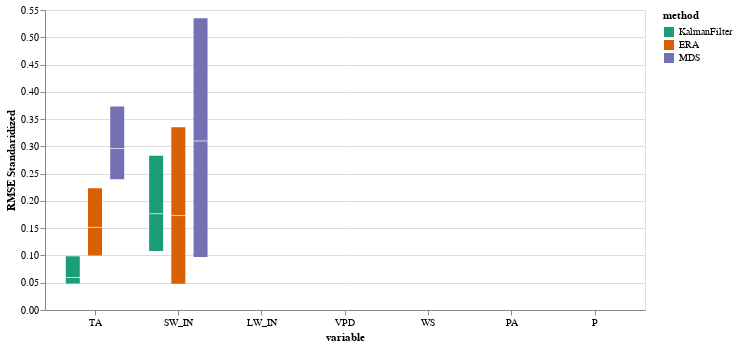

The cell this chart's notebook holds for it:
### Code cell
the_plot_stand3(data_results)

### Figure 1 — Vega-Lite specification as saved in the notebook (floating-point values rounded to 4 significant figures)
{"config": {"view": {"continuousWidth": 300, "continuousHeight": 300}}, "layer": [{"mark": {"type": "bar", "size": 14}, "encoding": {"color": {"field": "method", "scale": {"domain": ["KalmanFilter", "ERA", "MDS"], "scheme": "dark2"}, "type": "nominal"}, "x": {"axis": {"labelAngle": 0}, "field": "var", "scale": {"domain": ["TA", "SW_IN", "LW_IN", "VPD", "WS", "PA", "P"]}, "title": "variable", "type": "nominal"}, "xOffset": {"field": "method", "sort": ["KalmanFilter", "ERA", "MDS"], "type": "ordinal"}, "y": {"field": "q1", "title": "RMSE Standaridized", "type": "quantitative"}, "y2": {"field": "q3", "title": "RMSE Standaridized"}}}, {"mark": {"type": "tick", "color": "white", "size": 14}, "encoding": {"x": {"axis": {"labelAngle": 0}, "field": "var", "scale": {"domain": ["TA", "SW_IN", "LW_IN", "VPD", "WS", "PA", "P"]}, "title": "variable", "type": "nominal"}, "xOffset": {"field": "method", "sort": ["KalmanFilter", "ERA", "MDS"], "type": "ordinal"}, "y": {"field": "median", "type": "quantitative"}}}], "data": {"name": "data-77f041cfce2ca70f6f0ce9870ce8557a"}, "width": 600, "$schema": "https://vega.github.io/schema/vega-lite/v5.2.0.json", "datasets": {"data-77f041cfce2ca70f6f0ce9870ce8557a": [{"var": "TA", "method": "KalmanFilter", "median": 0.05955, "q1": 0.0485, "q3": 0.09847}, {"var": "TA", "method": "ERA", "median": 0.1514, "q1": 0.0997, "q3": 0.2233}, {"var": "TA", "method": "MDS", "median": 0.2961, "q1": 0.2395, "q3": 0.3729}, {"var": "SW_IN", "method": "KalmanFilter", "median": 0.1765, "q1": 0.1083, "q3": 0.2827}, {"var": "SW_IN", "method": "ERA", "median": 0.1731, "q1": 0.04796, "q3": 0.335}, {"var": "SW_IN", "method": "MDS", "median": 0.3099, "q1": 0.09714, "q3": 0.535}, {"var": "LW_IN", "method": "KalmanFilter", "median": null, "q1": null, "q3": null}, {"var": "LW_IN", "method": "ERA", "median": null, "q1": null, "q3": null}, {"var": "LW_IN", "method": "MDS", "median": null, "q1": null, "q3": null}, {"var": "VPD", "method": "KalmanFilter", "median": null, "q1": null, "q3": null}, {"var": "VPD", "method": "ERA", "median": null, "q1": null, "q3": null}, {"var": "VPD", "method": "MDS", "median": null, "q1": null, "q3": null}, {"var": "WS", "method": "KalmanFilter", "median": null, "q1": null, "q3": null}, {"var": "WS", "method": "ERA", "median": null, "q1": null, "q3": null}, {"var": "WS", "method": "MDS", "median": null, "q1": null, "q3": null}, {"var": "PA", "method": "KalmanFilter", "median": null, "q1": null, "q3": null}, {"var": "PA", "method": "ERA", "median": null, "q1": null, "q3": null}, {"var": "PA", "method": "MDS", "median": null, "q1": null, "q3": null}, {"var": "P", "method": "KalmanFilter", "median": null, "q1": null, "q3": null}, {"var": "P", "method": "ERA", "median": null, "q1": null, "q3": null}, {"var": "P", "method": "MDS", "median": null, "q1": null, "q3": null}, {"var": "SWC", "method": "KalmanFilter", "median": null, "q1": null, "q3": null}, {"var": "SWC", "method": "ERA", "median": null, "q1": null, "q3": null}, {"var": "SWC", "method": "MDS", "median": null, "q1": null, "q3": null}, {"var": "TS", "method": "KalmanFilter", "median": null, "q1": null, "q3": null}, {"var": "TS", "method": "ERA", "median": null, "q1": null, "q3": null}, {"var": "TS", "method": "MDS", "median": null, "q1": null, "q3": null}]}}
